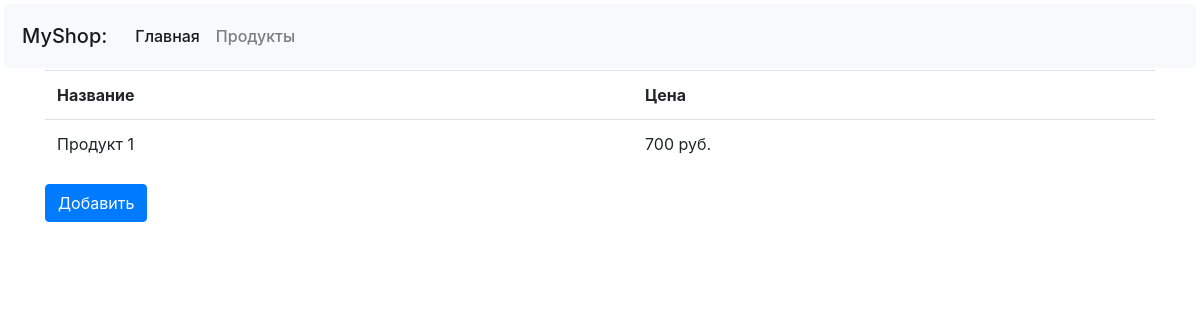
The app's page /, older data.
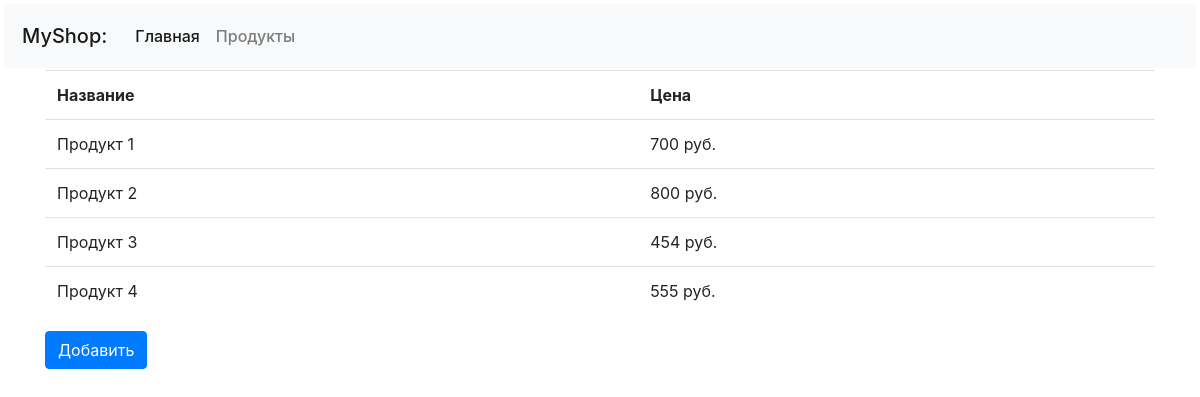
The same page, newer data.
### mainapp/models.py (models this page shows, shortened)
class Product(models.Model):
    class Meta:
        verbose_name = 'Товар'
        verbose_name_plural = 'Товары'
    PIECES = 'PI'
    UNITS = 'UN'
    PACKAGING = 'PC'
    KILOGRAM = 'KG'
    KILOMETER = 'KM'
    SET = 'ST'
    UNIT_CHOICES = (
        (PIECES, 'шт'),
        (UNITS, 'ед'),
        (PACKAGING, 'упак'),
        (KILOGRAM, 'кг'),
        (KILOMETER, 'км'),
        (SET, 'набор'),
    )
    created_at = models.DateTimeField(verbose_name='Дата добавления',
                                      auto_created=True, auto_now_add=True)
    name = models.CharField(verbose_name='Название', max_length=255)
    date = models.DateField(verbose_name='дата поступления')
    price = models.PositiveIntegerField(verbose_name='Цена', default=0)
    unit = models.CharField(verbose_name='Единица измерения', max_length=2,
                            choices=UNIT_CHOICES)
    vendor = models.CharField(verbose_name='Поставщик', max_length=255)
    is_active = models.BooleanField(verbose_name='Активен', default=True)

### mainapp/views.py (the view)
# urls.py: path('', mainapp.main, name='main'),
def main(request):
    content = {
        'title': 'Главная',
        'products': Product.objects.filter(is_active=True),
    }
    return render(request, 'mainapp/index.html', content)

### mainapp/templates/mainapp/index.html (shortened to what this page needs)
{% extends 'mainapp/base.html' %}
{% load static %}
{% block content %}
<table class="table">
{% include "mainapp/product_list.html" %}
</table>
<button type="button btn-success" class="btn btn-primary" data-toggle="modal" data-target="#modal">Добавить</button>
{% endblock %}

### mainapp/templates/mainapp/base.html (shortened to what this page needs)
<!DOCTYPE html>
<html lang="en">
	<head>
		{% load static %}
        {% block css %}
        <link rel="stylesheet" href="https://maxcdn.bootstrapcdn.com/bootstrap/4.0.0/css/bootstrap.min.css">
        <link href="https://unpkg.com/gijgo@1.9.13/css/gijgo.min.css" rel="stylesheet" type="text/css" />
        <link rel="stylesheet" href="{% static 'css/style.css' %}">
		{% endblock %}
    </head>
	<body>
    {% block menu %}
        {% include 'mainapp/includes/inc_menu.html' %}
    {% endblock %}
    <div class="container">
    {% block content %}
    {% endblock %}
    </div>
    {% block footer %}
    <footer id="footer">
    </footer>
    {% endblock %}
	</body>
</html>

### mainapp/templates/mainapp/includes/inc_menu.html (shortened to what this page needs)
<nav class="navbar navbar-expand-lg navbar-light bg-light">
  <a class="navbar-brand" href="#">MyShop:</a>
  <div class="collapse navbar-collapse" id="navbarNavAltMarkup">
    <div class="navbar-nav">
      <a class="nav-item nav-link active" href="{% url 'mainapp:main' %}">Главная <span class="sr-only">(current)</span></a>
      <a class="nav-item nav-link" href="#">Продукты</a>
    </div>
  </div>
</nav>

### mainapp/templates/mainapp/product_list.html
<tr>
    <th>Название</th><th>Цена</th>
</tr>
{% for product in products %}
  <tr>
      <td>{{ product.name }}</td>
      <td>{{ product.price }} руб.</td>
  </tr>
{% endfor %}

### static/css/style.css (style rules this page uses)
* { margin: 0, auto; padding: 2px; }
body { margin: 0; font-family: -apple-system,BlinkMacSystemFont,"Segoe UI",Roboto,"Helvetica Neue",Arial,sans-serif,"Apple Color Emoji","Segoe UI Emoji","Segoe UI Symbol"; font-size: 1rem; font-weight: 400; line-height: 1.5; color: #212529; text-align: left; background-color: #fff; }
.container { width: 100%; padding-right: 15px; padding-left: 15px; margin-right: auto; margin-left: auto; }
a { color: #2B2D42; font-weight: 500; -webkit-transition: 0.2s color; transition: 0.2s color; }
table { width: 80%; margin-bottom: 50px; }

Row changes from the older to the newer data that the page shows:
added Product: name "Продукт 2", price "800"
added Product: name "Продукт 3", price "454"
added Product: name "Продукт 4", price "555"
